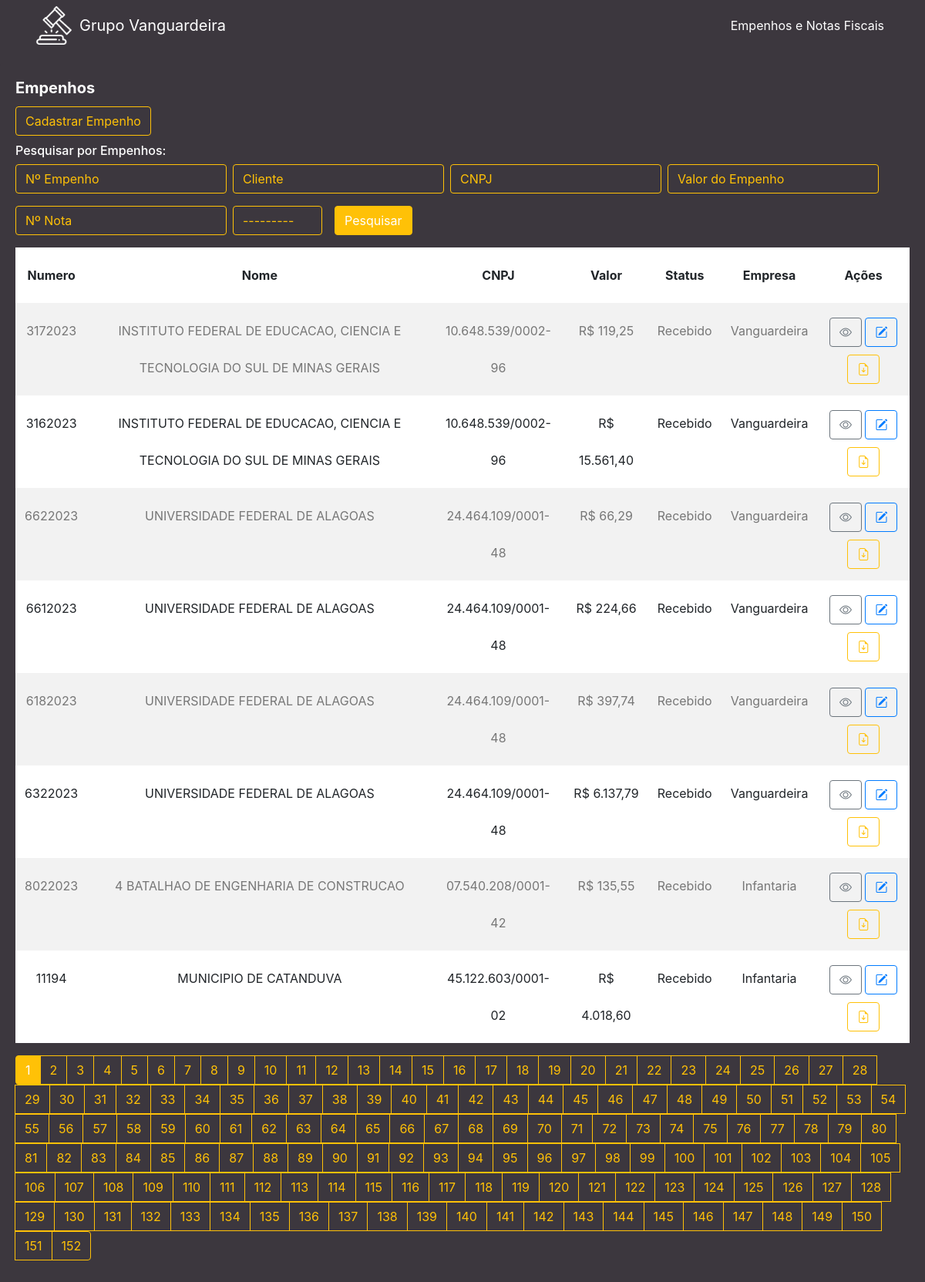
The app's page /, older data.
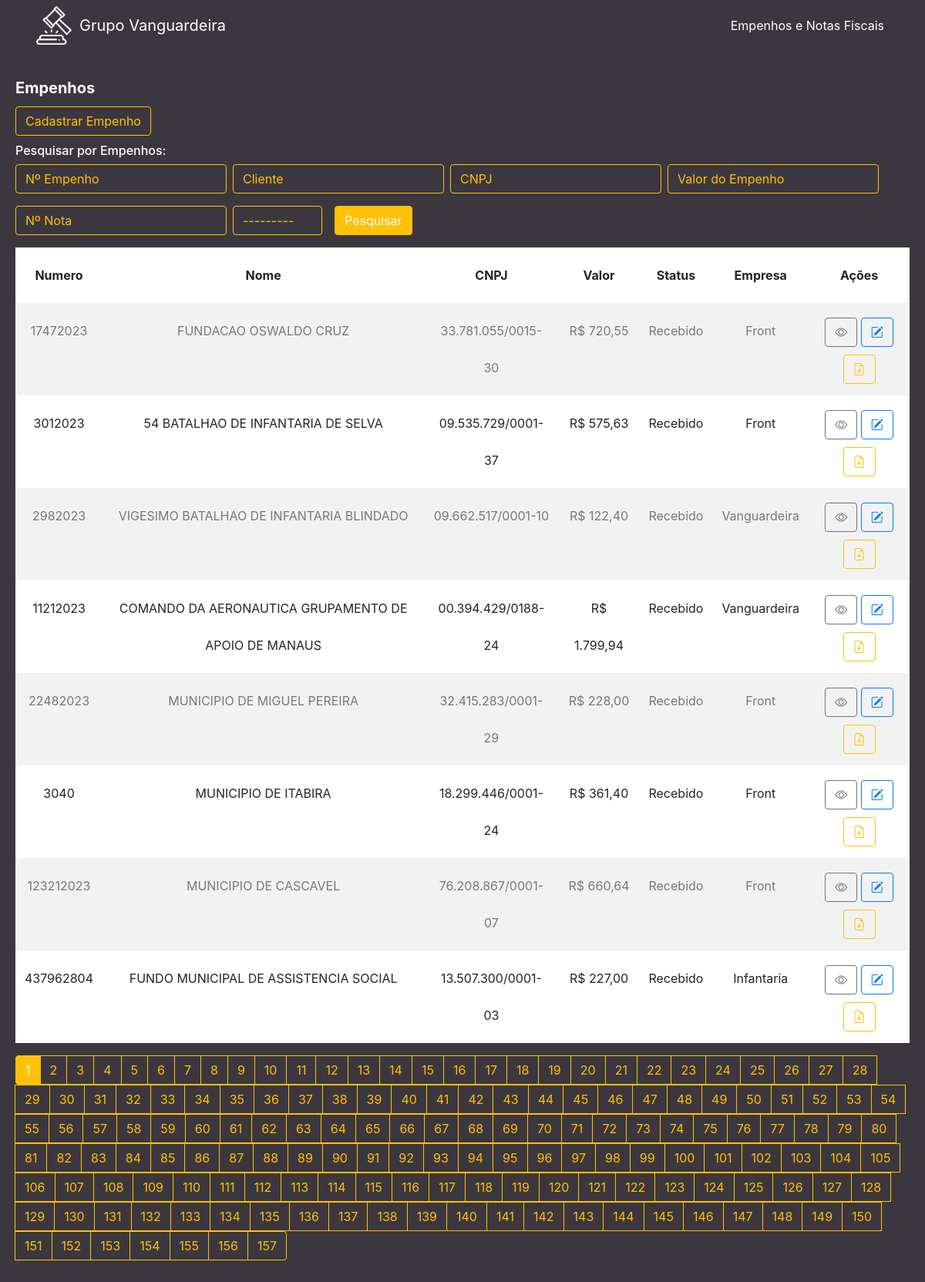
The same page, newer data.
### cliente/models.py (models this page shows, shortened)
class Cliente(models.Model):
    numero = models.CharField(max_length=255)
    nome = models.CharField(max_length=255)
    cnpj = models.CharField(max_length=255)
    data_criacao = models.DateTimeField(default=timezone.now)
    categoria = models.ForeignKey(Categoria, on_delete=models.DO_NOTHING)
    empresa = models.ForeignKey(Empresa, on_delete=models.DO_NOTHING)
    empenho = models.FileField(upload_to='empenhos/', max_length=500)
    nfe = models.FileField(upload_to='notas/', max_length=500, default='0', blank=True)
    n_nfe = models.CharField(max_length=255, blank=True)
    descricao = models.TextField(blank=True)
    valor = models.CharField(max_length=255)

class Categoria(models.Model):
    nome = models.CharField(max_length=255)
    def __str__(self):
        return self.nome

class Empresa(models.Model):
    nome = models.CharField(max_length=255)
    def __str__(self):
        return self.nome

### cliente/views.py (the view)
# urls.py: path('', views.cliente, name='cliente'),
def cliente(request):
    list_clientes = Cliente.objects.order_by('-data_criacao')
    myFilter = ClienteFilter(request.GET, queryset=list_clientes)
    list_clientes = myFilter.qs
    paginator = Paginator(list_clientes, 8)
    page = request.GET.get('page')
    list_clientes = paginator.get_page(page)
    return render(request, 'cliente/cliente.html', {'clientes': list_clientes, 'myFilter': myFilter})

### cliente/templates/cliente/cliente.html (shortened to what the changed rows need)
{% extends 'base.html' %}
{% load widget_tweaks %}
{% block conteudo %}
<div class="content mt-3">
    <div class="card">
        <div class="card-body">
            <table class="table table-striped ">
                <thead>
                    <tr>
                        <th scope="col" class="text-center">Numero</th>
                        <th scope="col" class="text-center">Nome</th>
                        <th scope="col" class="text-center">CNPJ</th>
                        <th scope="col" class="text-center">Valor</th>
                        <th scope="col" class="text-center">Status</th>
                        <th scope="col" class="text-center">Empresa</th>
                        <th scope="col" class="text-center">Ações</th>
                    </tr>
                </thead>
                <tbody>
                    {% for cliente in clientes %}
                    <tr>
                        <td class="text-center">{{ cliente.numero }}</td>
                        <td class="text-center">{{ cliente.nome }}</td>
                        <td class="text-center">{{ cliente.cnpj }}</td>
                        <td class="text-center">R$ {{ cliente.valor }}</td>
                        <td class="text-center">{{ cliente.categoria }}</td>
                        <td class="text-center">{{ cliente.empresa }}</td>
                        <td class="text-center">
                            <a href="/cliente/detalhe/{{ cliente.id }}" class="btn btn-outline-secondary"><i class="bi bi-eye"></i></a>
                            <a href="/cliente/edit/{{ cliente.id }}/" class="btn btn-outline-primary"><i class="bi bi-pencil-square"></i></a>
                            <a href="{{ cliente.empenho.url }}" class="btn btn-outline-warning" target="_blank"><i class="bi bi-file-earmark-arrow-down"></i></a>
                        </td>
                    </tr>
                    {% endfor %}
                </tbody>
            </table>
            <nav aria-label="Page navigation example">
                <ul class="pagination">
                    {% for pagina in clientes.paginator.page_range %}
                    {% if clientes.number == pagina %}
                    <li class="page-item active">
                        <a class="page-link" href="{{ request.get_full_path }}?&page={{pagina}}">{{pagina}}</a>
                    </li>
                    {% else %}
                    <li class="page-item">
                        <a class="page-link" href="{{ request.get_full_path }}?&page={{pagina}}">{{pagina}}</a>
                    </li>
                    {% endif %}
                    {% endfor %}
                </ul>
            </nav>
        </div>
    </div>
</div>
{% endblock %}

Row changes from the older to the newer data that the page shows:
no longer on this page (row unchanged): Cliente: numero "3172023", nome "INSTITUTO FEDERAL DE EDUCACAO, CIENCIA E TECNOLOGIA DO SUL DE MINAS GERAIS", cnpj "10.648.539/0002-96", valor "119,25", categoria "Recebido", empresa "Vanguardeira"
no longer on this page (row unchanged): Cliente: numero "3162023", nome "INSTITUTO FEDERAL DE EDUCACAO, CIENCIA E TECNOLOGIA DO SUL DE MINAS GERAIS", cnpj "10.648.539/0002-96", valor "15.561,40", categoria "Recebido", empresa "Vanguardeira"
no longer on this page (row unchanged): Cliente: numero "6622023", nome "UNIVERSIDADE FEDERAL DE ALAGOAS", cnpj "24.464.109/0001-48", valor "66,29", categoria "Recebido", empresa "Vanguardeira"
no longer on this page (row unchanged): Cliente: numero "6612023", nome "UNIVERSIDADE FEDERAL DE ALAGOAS", cnpj "24.464.109/0001-48", valor "224,66", categoria "Recebido", empresa "Vanguardeira"
no longer on this page (row unchanged): Cliente: numero "6182023", nome "UNIVERSIDADE FEDERAL DE ALAGOAS", cnpj "24.464.109/0001-48", valor "397,74", categoria "Recebido", empresa "Vanguardeira"
no longer on this page (row unchanged): Cliente: numero "6322023", nome "UNIVERSIDADE FEDERAL DE ALAGOAS", cnpj "24.464.109/0001-48", valor "6.137,79", categoria "Recebido", empresa "Vanguardeira"
no longer on this page (row unchanged): Cliente: numero "8022023", nome "4 BATALHAO DE ENGENHARIA DE CONSTRUCAO", cnpj "07.540.208/0001-42", valor "135,55", categoria "Recebido", empresa "Infantaria"
no longer on this page (row unchanged): Cliente: numero "11194", nome "MUNICIPIO DE CATANDUVA", cnpj "45.122.603/0001-02", valor "4.018,60", categoria "Recebido", empresa "Infantaria"
added Cliente: numero "17472023", nome "FUNDACAO OSWALDO CRUZ", cnpj "33.781.055/0015-30", valor "720,55", categoria "Recebido", empresa "Front"
added Cliente: numero "3012023", nome "54 BATALHAO DE INFANTARIA DE SELVA", cnpj "09.535.729/0001-37", valor "575,63", categoria "Recebido", empresa "Front"
added Cliente: numero "2982023", nome "VIGESIMO BATALHAO DE INFANTARIA BLINDADO", cnpj "09.662.517/0001-10", valor "122,40", categoria "Recebido", empresa "Vanguardeira"
added Cliente: numero "11212023", nome "COMANDO DA AERONAUTICA GRUPAMENTO DE APOIO DE MANAUS", cnpj "00.394.429/0188-24", valor "1.799,94", categoria "Recebido", empresa "Vanguardeira"
added Cliente: numero "22482023", nome "MUNICIPIO DE MIGUEL PEREIRA", cnpj "32.415.283/0001-29", valor "228,00", categoria "Recebido", empresa "Front"
added Cliente: numero "3040", nome "MUNICIPIO DE ITABIRA", cnpj "18.299.446/0001-24", valor "361,40", categoria "Recebido", empresa "Front"
added Cliente: numero "123212023", nome "MUNICIPIO DE CASCAVEL", cnpj "76.208.867/0001-07", valor "660,64", categoria "Recebido", empresa "Front"
added Cliente: numero "437962804", nome "FUNDO MUNICIPAL DE ASSISTENCIA SOCIAL", cnpj "13.507.300/0001-03", valor "227,00", categoria "Recebido", empresa "Infantaria"
Text that changed along with them:
new list line: "153"
new list line: "154"
new list line: "155"
new list line: "156"
new list line: "157"
